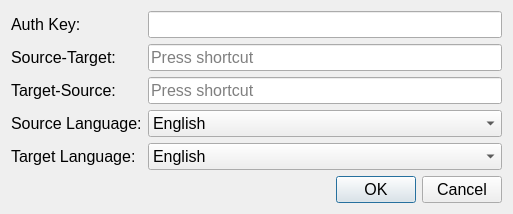
<?xml version="1.0" encoding="UTF-8"?>
<ui version="4.0">
 <class>SettingDialog</class>
 <widget class="QDialog" name="SettingDialog">
  <property name="geometry">
   <rect>
    <x>0</x>
    <y>0</y>
    <width>513</width>
    <height>200</height>
   </rect>
  </property>
  <property name="font">
   <font>
    <pointsize>12</pointsize>
   </font>
  </property>
  <property name="windowTitle">
   <string>Dialog</string>
  </property>
  <layout class="QFormLayout" name="formLayout">
   <item row="0" column="0">
    <widget class="QLabel" name="label">
     <property name="sizePolicy">
      <sizepolicy hsizetype="Preferred" vsizetype="Preferred">
       <horstretch>0</horstretch>
       <verstretch>0</verstretch>
      </sizepolicy>
     </property>
     <property name="text">
      <string>Auth Key:</string>
     </property>
     <property name="alignment">
      <set>Qt::AlignLeading|Qt::AlignLeft|Qt::AlignVCenter</set>
     </property>
    </widget>
   </item>
   <item row="0" column="1">
    <widget class="QLineEdit" name="authKeyLineEdit">
     <property name="echoMode">
      <enum>QLineEdit::Password</enum>
     </property>
    </widget>
   </item>
   <item row="1" column="0">
    <widget class="QLabel" name="label_4">
     <property name="text">
      <string>Source-Target:</string>
     </property>
    </widget>
   </item>
   <item row="1" column="1">
    <widget class="QKeySequenceEdit" name="sourceToTargetKeySequenceEdit"/>
   </item>
   <item row="2" column="0">
    <widget class="QLabel" name="label_5">
     <property name="text">
      <string>Target-Source:</string>
     </property>
    </widget>
   </item>
   <item row="2" column="1">
    <widget class="QKeySequenceEdit" name="targetToSourceKeySequenceEdit"/>
   </item>
   <item row="3" column="0">
    <widget class="QLabel" name="label_6">
     <property name="text">
      <string>Source Language:</string>
     </property>
    </widget>
   </item>
   <item row="3" column="1">
    <widget class="QComboBox" name="sourceLanguageComboBox">
     <item>
      <property name="text">
       <string>English</string>
      </property>
     </item>
     <item>
      <property name="text">
       <string>Chinese</string>
      </property>
     </item>
     <item>
      <property name="text">
       <string>Japanese</string>
      </property>
     </item>
     <item>
      <property name="text">
       <string>Russian</string>
      </property>
     </item>
     <item>
      <property name="text">
       <string>French</string>
      </property>
     </item>
     <item>
      <property name="text">
       <string>German</string>
      </property>
     </item>
    </widget>
   </item>
   <item row="4" column="0">
    <widget class="QLabel" name="label_7">
     <property name="text">
      <string>Target Language:</string>
     </property>
    </widget>
   </item>
   <item row="4" column="1">
    <widget class="QComboBox" name="targetLanguageComboBox">
     <item>
      <property name="text">
       <string>English</string>
      </property>
     </item>
     <item>
      <property name="text">
       <string>Chinese</string>
      </property>
     </item>
     <item>
      <property name="text">
       <string>Japanese</string>
      </property>
     </item>
     <item>
      <property name="text">
       <string>Russian</string>
      </property>
     </item>
     <item>
      <property name="text">
       <string>French</string>
      </property>
     </item>
     <item>
      <property name="text">
       <string>German</string>
      </property>
     </item>
    </widget>
   </item>
   <item row="5" column="1">
    <widget class="QDialogButtonBox" name="buttonBox">
     <property name="orientation">
      <enum>Qt::Horizontal</enum>
     </property>
     <property name="standardButtons">
      <set>QDialogButtonBox::Cancel|QDialogButtonBox::Ok</set>
     </property>
    </widget>
   </item>
  </layout>
 </widget>
 <resources/>
 <connections>
  <connection>
   <sender>buttonBox</sender>
   <signal>accepted()</signal>
   <receiver>SettingDialog</receiver>
   <slot>accept()</slot>
   <hints>
    <hint type="sourcelabel">
     <x>248</x>
     <y>254</y>
    </hint>
    <hint type="destinationlabel">
     <x>157</x>
     <y>274</y>
    </hint>
   </hints>
  </connection>
  <connection>
   <sender>buttonBox</sender>
   <signal>rejected()</signal>
   <receiver>SettingDialog</receiver>
   <slot>reject()</slot>
   <hints>
    <hint type="sourcelabel">
     <x>316</x>
     <y>260</y>
    </hint>
    <hint type="destinationlabel">
     <x>286</x>
     <y>274</y>
    </hint>
   </hints>
  </connection>
 </connections>
</ui>
